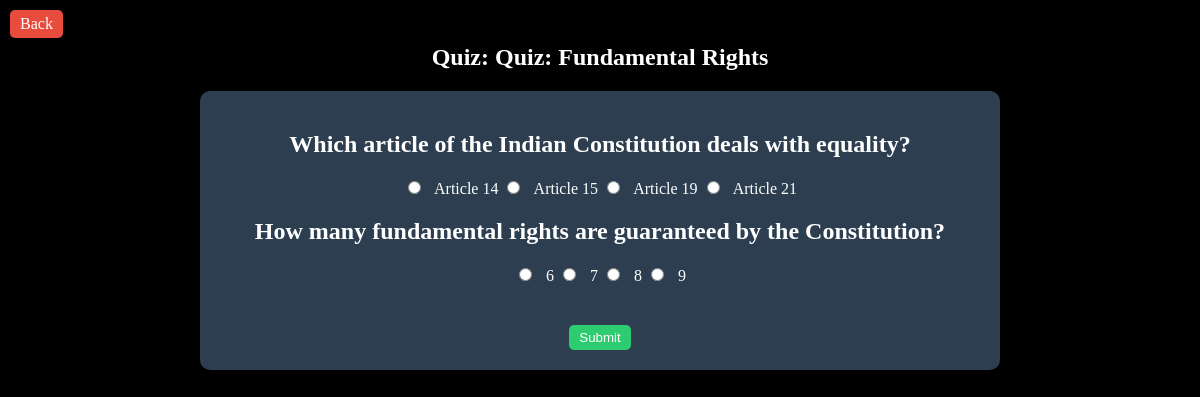
/quiz/3 (signed in), run on the app's committed database.
### app.py (models this page shows)
class Lesson(db.Model):
    id = db.Column(db.Integer, primary_key=True)
    title = db.Column(db.String(200), nullable=False)
    content = db.Column(db.Text, nullable=False)
    group_id = db.Column(db.Integer, nullable=False)
    order = db.Column(db.Integer, nullable=False)
    is_quiz = db.Column(db.Boolean, default=False)

class Question(db.Model):
    id = db.Column(db.Integer, primary_key=True)
    lesson_id = db.Column(db.Integer, db.ForeignKey('lesson.id'), nullable=False)
    question_text = db.Column(db.Text, nullable=False)
    choices = db.Column(db.Text, nullable=False)  # Stored as JSON
    correct_answer = db.Column(db.String(200), nullable=False)

### app.py (the view, shortened to what this page needs)
@app.route('/quiz/<int:lesson_id>', methods=['GET', 'POST'])
@login_required
def quiz(lesson_id):
    lesson = Lesson.query.get_or_404(lesson_id)
    questions = Question.query.filter_by(lesson_id=lesson_id).all()
    return render_template('quiz.html', lesson=lesson, questions=questions)

### app.py (called while the page is built)
@app.template_filter('json_loads')
def json_loads_filter(s):
    return json.loads(s)

@login_manager.user_loader
def load_user(user_id):
    return User.query.get(int(user_id))

### templates/quiz.html (shortened to what this page needs)
<!DOCTYPE html>
<html lang="en">
<head>
    <link rel="stylesheet" href="{{ url_for('static', filename='style.css') }}">
</head>
<body>
    <div class="container">
        <a href="{{ url_for('index') }}" class="back-button">Back</a>
        <h1>Quiz: {{ lesson.title }}</h1>
        <form method="POST">
            {% for question in questions %}
                <div class="question">
                    <h2>{{ question.question_text }}</h2>
                    {% for choice in question.choices|json_loads %}
                        <label>
                            <input type="radio" name="question_{{ question.id }}" value="{{ choice }}" required>
                            {{ choice }}
                        </label>
                    {% endfor %}
                </div>
            {% endfor %}
            <button type="submit" class="submit-button">Submit</button>
        </form>
    </div>
</body>
</html>

### static/style.css (style rules this page uses)
body { font-family: 'Press Start 2P', cursive; background-color: #000; color: #fff; text-align: center; }
.container { max-width: 800px; margin: 0 auto; padding: 20px; }
h1 { font-size: 24px; margin-bottom: 20px; }
.back-button, .logout-button, .next-button, .submit-button { padding: 5px 10px; background-color: #e74c3c; color: #fff; text-decoration: none; border-radius: 5px; border: none; cursor: pointer; }
.back-button { position: absolute; top: 10px; left: 10px; }
.next-button, .submit-button { display: inline-block; margin-top: 20px; background-color: #2ecc71; }
#lesson-content, form { background-color: #2c3e50; padding: 20px; border-radius: 10px; margin-top: 20px; }
.question { margin-bottom: 20px; }
input[type="radio"] { margin-right: 10px; }

### data on the page
Lesson: title "Quiz: Fundamental Rights"
Question: question_text "Which article of the Indian Constitution deals with equality?", choices "Article 14" "Article 15" "Article 19" "Article 21"
Question: question_text "How many fundamental rights are guaranteed by the Constitution?", choices "6" "7" "8" "9"
